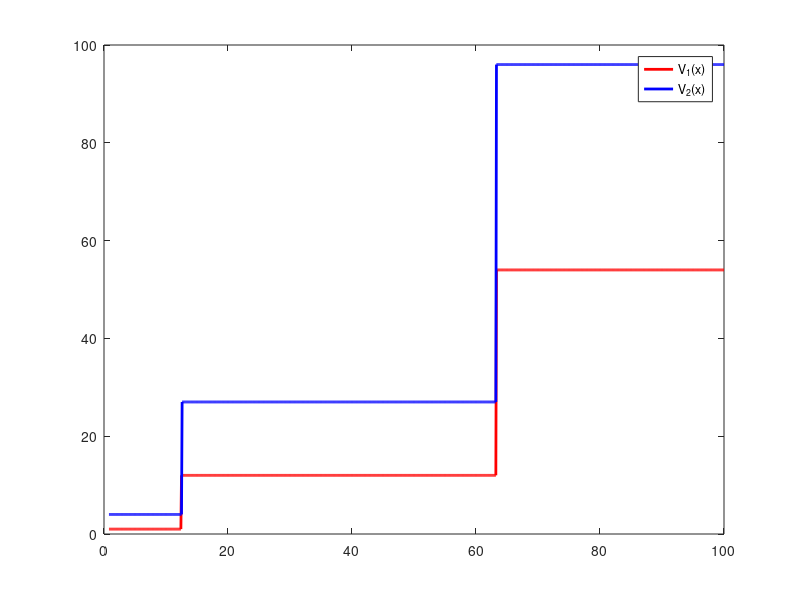

The MATLAB script that drew this image:
clear
lambda = 4;
mu = 4;
rho = lambda / mu;
k = 0.8 : .1 : 100;
c = 10;

x_opt = (2.*k.*lambda^3./c^2).^(1/4) - 1;
x1 = floor(x_opt);
x2 = ceil(x_opt);
v1 = (x1+1).^3 .*(x1+2)./2;
v2 = x2.*(x2+1).^3./2;

figure(11920)
plot(k, v1, 'r','LineWidth',2,'MarkerSize',2)
hold on
plot(k, v2, 'b','LineWidth',2,'MarkerSize',2)
legend('V_1(x)','V_2(x)')
